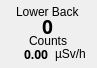
         <widget class="QFrame" name="cps_frame_m7_2">
          <property name="geometry">
           <rect>
            <x>576</x>
            <y>334</y>
            <width>97</width>
            <height>68</height>
           </rect>
          </property>
          <property name="toolTip">
           <string>&lt;html&gt;&lt;head/&gt;&lt;body&gt;&lt;p&gt;Module 7&lt;/p&gt;&lt;/body&gt;&lt;/html&gt;</string>
          </property>
          <property name="frameShape">
           <enum>QFrame::NoFrame</enum>
          </property>
          <property name="frameShadow">
           <enum>QFrame::Plain</enum>
          </property>
          <widget class="QLabel" name="cps_bg_m7_2">
           <property name="geometry">
            <rect>
             <x>2</x>
             <y>2</y>
             <width>91</width>
             <height>62</height>
            </rect>
           </property>
           <property name="frameShadow">
            <enum>QFrame::Sunken</enum>
           </property>
           <property name="text">
            <string/>
           </property>
           <property name="pixmap">
            <pixmap resource="RadMaster 3000+ v0.1/resources.qrc">:/bg/resources/bg/cps_frame.png</pixmap>
           </property>
           <property name="scaledContents">
            <bool>true</bool>
           </property>
          </widget>
          <widget class="QWidget" name="layoutWidget_23">
           <property name="geometry">
            <rect>
             <x>3</x>
             <y>5</y>
             <width>90</width>
             <height>60</height>
            </rect>
           </property>
           <layout class="QVBoxLayout" name="verticalLayout_33">
            <property name="spacing">
             <number>0</number>
            </property>
            <item alignment="Qt::AlignHCenter">
             <widget class="QLabel" name="res_bodypart_7">
              <property name="maximumSize">
               <size>
                <width>16777215</width>
                <height>13</height>
               </size>
              </property>
              <property name="text">
               <string>Lower Back</string>
              </property>
             </widget>
            </item>
            <item alignment="Qt::AlignHCenter">
             <widget class="QLabel" name="counts_7">
              <property name="maximumSize">
               <size>
                <width>16777215</width>
                <height>16</height>
               </size>
              </property>
              <property name="font">
               <font>
                <family>Arial Black</family>
                <pointsize>14</pointsize>
                <weight>75</weight>
                <bold>true</bold>
               </font>
              </property>
              <property name="text">
               <string>0</string>
              </property>
             </widget>
            </item>
            <item alignment="Qt::AlignHCenter">
             <widget class="QLabel" name="counts_label_7">
              <property name="maximumSize">
               <size>
                <width>16777215</width>
                <height>13</height>
               </size>
              </property>
              <property name="text">
               <string>Counts</string>
              </property>
             </widget>
            </item>
            <item>
             <layout class="QGridLayout" name="gridLayout_26">
              <item row="0" column="0" alignment="Qt::AlignRight">
               <widget class="QLabel" name="res_uSv_7">
                <property name="maximumSize">
                 <size>
                  <width>16777215</width>
                  <height>14</height>
                 </size>
                </property>
                <property name="font">
                 <font>
                  <family>Arial Black</family>
                  <pointsize>9</pointsize>
                  <weight>75</weight>
                  <bold>true</bold>
                 </font>
                </property>
                <property name="text">
                 <string>0.00</string>
                </property>
               </widget>
              </item>
              <item row="0" column="1" alignment="Qt::AlignHCenter">
               <widget class="QLabel" name="res_uSv_label_7">
                <property name="maximumSize">
                 <size>
                  <width>16777215</width>
                  <height>14</height>
                 </size>
                </property>
                <property name="text">
                 <string>µSv/h</string>
                </property>
               </widget>
              </item>
             </layout>
            </item>
           </layout>
          </widget>
         </widget>
